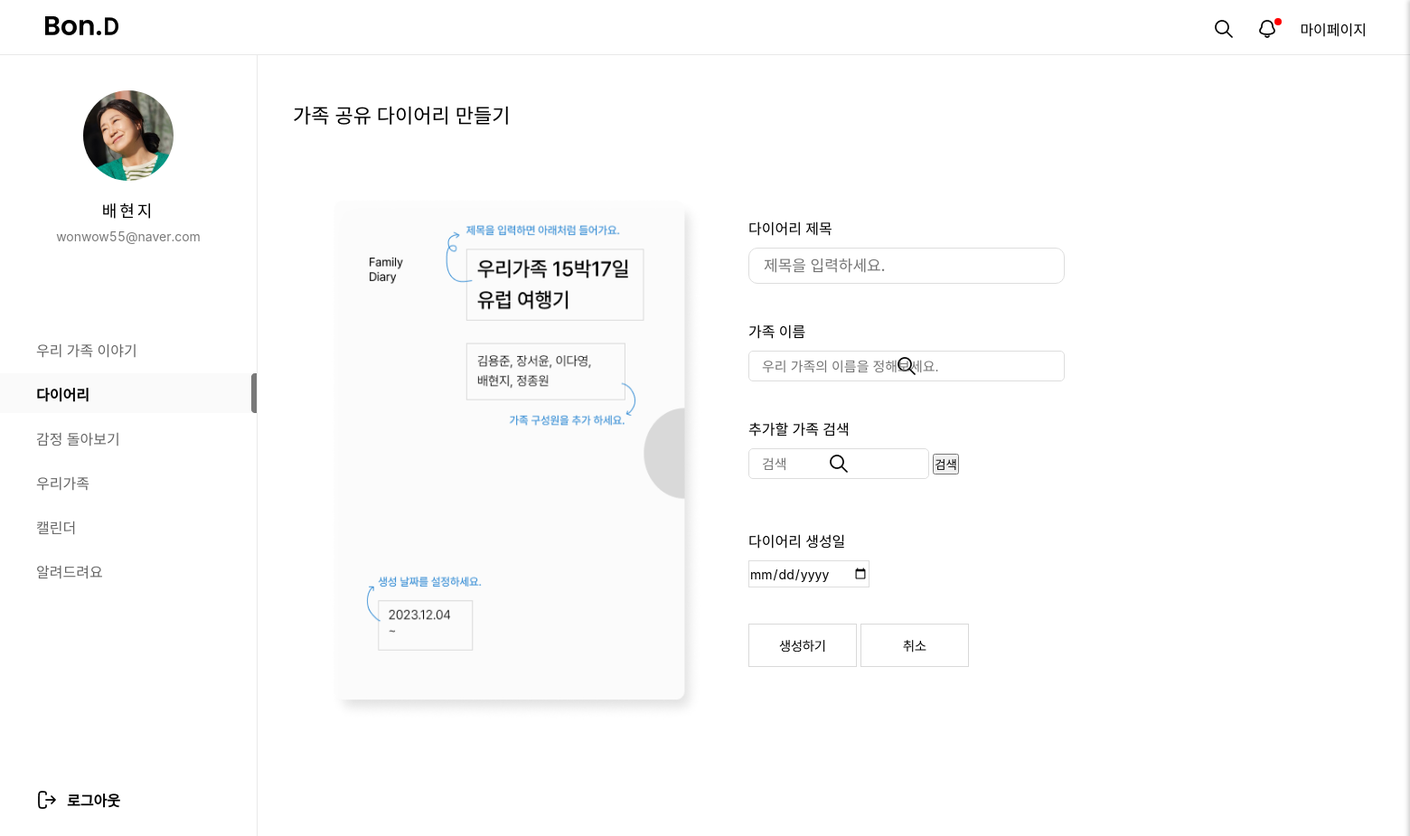
The page /diary/diaryMake/ (signed in) on the database its author committed.
### mypage/models.py (models this page shows, shortened)
class Img(models.Model):
  id = models.CharField(max_length=50, primary_key=True)  # 고유한 ID
  img = models.ImageField(upload_to='images/', null=True, blank=True, default='../static/images/calendar1/default_profile.png')  # 디폴트 이미지 설정

### loginpage/models.py (models this page shows, shortened)
class Member(models.Model):
  id = models.CharField(max_length=50,primary_key=True)
  pw = models.CharField(max_length=100)
  name = models.CharField(max_length=100)
  nicName = models.CharField(max_length=100,default='123')
  mail = models.EmailField(max_length=100)
  birthday = models.CharField(max_length=50)
  gender = models.CharField(max_length=10,choices=[('남자', '남자'), ('여자', '여자')])
  mdate = models.DateTimeField(auto_now=True)
  created_group = models.OneToOneField(
        'diary.GroupDiary',  # '앱이름.모델이름' 형식
        on_delete=models.SET_NULL,
        null=True,
        blank=True,
        related_name='creator'
    )
  joined_group = models.ForeignKey(
        'diary.GroupDiary',  # '앱이름.모델이름' 형식
        on_delete=models.SET_NULL,
        null=True,
        blank=True,
        related_name='members'
    )

### diary/views.py (the view, shortened to what this page needs)
# urls.py: path('diaryMake/', views.diaryMake, name="diaryMake"),
def diaryMake(request):
	if request.method == 'GET':
		qs_Member = Member.objects.all()
		id = request.session['session_id']
		my_info = Member.objects.filter(id=id).first()
		qb = Img.objects.filter(id=id).first()
		qs_createdDiary = GroupDiary.objects.filter(Q(member__id=id) & Q(role=1))
		if qs_createdDiary:
			context = {"gmsg":"0", 'info':my_info, 'qb':qb}
			return render(request,'diaryHome.html', context)
		else:
			context = {'members':qs_Member,"gmsg":"1", 'info':my_info, 'qb':qb}
			return render(request,'diaryMake.html', context)

### diary/models.py (called while the page is built)
  def __str__(self):
    return f"{self.gno},{self.member.id},{self.gtitle},{self.gName},{self.created_at}"

### diary/templates/diaryMake.html (shortened to what this page needs)
{% load static %}
<!DOCTYPE html>
<html lang="ko">
<head>
  <link rel="stylesheet" href="{% static '/css/diary/diary_make.css'%}">
  <link rel="stylesheet" href="{% static '/css/home/main.css'%}">
</head>
<body>
	<div id="top_nav">
		<h1><a href="/main/index/"></a></h1>
		<ul class="top_menu">
			<li><a id="searchBtn"><img src="/static/images/home/search_icon.png" alt=""></a></li>
			<li>
				<a id="notiBtn">
						<img src="/static/images/home/bell_off_icon.png" alt="">
						<span class="notification-dot"></span>
				</a>
		</li>
			<li><a href="/mypage/main/">마이페이지</a></li>
		</ul>
	</div>
<div id="gnb">
  <div id="user_profile">
    <div id="pimg">
      <img src="{{ qb.img.url }}" alt="" />
    </div>
    <p id="uName">{{info.name}}</p>
    <p id="uEmail">{{info.mail}}</p>
  </div>
  <nav id="menu">
    <ul>
      <a href="/main/index/"><li class="menu_item">우리 가족 이야기</li></a>
      <a href="/diary/diaryHome/"><li class="menu_item active">다이어리</li></a>
      <a href="/emotion/main/"><li class="menu_item">감정 돌아보기</li></a>
      <a href="/family1/fam/"><li class="menu_item">우리가족</li></a>
      <a href="/calendar1/cal/"><li class="menu_item">캘린더</li></a>
      <a href="/customer/"><li class="menu_item">알려드려요</li></a>
    </ul>
  </nav>
  <div id="logout">
    <a href="/main/logout/"><span>로그아웃</span></a>
  </div>
</div>
<div id="all_area">
  <div id="title_area">
    <p id="topTit">가족 공유 다이어리 만들기</p>
  </div>
  <div id="main_area">
    <div class="container">
      <img id="diaryImg" src="/static/images/diary/diaryMake.png" alt="Family Diary Background">
      <form action="" method="post" id="diaryFrm" name="diaryFrm">
        <div class="title_container">
          <div>
            <span>다이어리 제목</span>
          </div>
          <div>
            <input type="text" id="title" name='gtitle' class="title_input" placeholder="제목을 입력하세요." maxlength="20"></input>
          </div>
          <div id="groupName">
            <span>가족 이름</span><br>
            <div class="gName_container">
              <input type="text" id='gName' name="gName" class="familyName" placeholder="우리 가족의 이름을 정해보세요." maxlength="20">
            </div>
          </div>
          <div id="mem_search">
            <span>추가할 가족 검색</span><br>
            <div id="search_container">
              <input id="searchBar" class="searchBar" type="text" name="search" placeholder="검색">
              <button type="button">검색</button>
            </div>
          </div>
          <div id="date_search">
            <span>다이어리 생성일</span><br>
            <input type="date" id='gdate' name='created_at' class="date_input">
          </div>
          <div id="save_area">
            <button id="saveBtn" type='button'><img src="/static/images/diary/saveBtn.png" alt=""></button>
            <button id="cancelBtn" type='button'><img src="/static/images/diary/cancleBtn.png" alt=""></button>
          </div>
        </div>
      </form>
    </div>
  </div>
</body>
</html>

### static/css/diary/diary_make.css (style rules this page uses)
* { margin:0; padding:0; font-family: "Pretendard Variable", Pretendard, -apple-system, BlinkMacSystemFont, system-ui, Roboto, "Helvetica Neue", "Segoe UI", "Apple SD Gothic Neo", "Noto Sans KR", "Malgun Gothic", "Apple Color Emoji", "Segoe UI Emoji", "Segoe UI Symbol", sans-serif; font-variant-numeric: tabular-nums; }
a { text-decoration: none; color:inherit }
#all_area { width:1617px; height:1080px; margin-left:284px; }
#title_area { display: flex; width:1617px; height: 130px; padding-top: 60px; display: flex; }
#topTit { width: 500px; font-size: 22px; font-weight: 500; padding-top: 50px; padding-left: 40px; }
#main_area { position: relative; display: flex; width: 1617px; height: 700px; }
.container { display: flex; padding-left: 80px; padding-top: 30px; box-sizing: border-box; }
#diaryImg { width: 414px; height: 578px; }
.title_container { margin-top: 20px; margin-left: 50px; }
.title_input { width: 350px; height: 40px; border: 1px solid #DDDDDD; border-radius: 10px; background: transparent; font-size: 17px; font-weight: 500; padding: 0 16px; box-sizing: border-box; outline: none; z-index: 10; margin-top: 10px; }
#groupName { margin-top: 40px; }
.gName_container { display: flex; align-items: center; justify-content: center; gap: 10px; }
.familyName { flex: 1; width: 200px; height: 34px; padding: 14px 14px; box-sizing: border-box; font-size: 15px; border: 1px solid #DDDDDD; border-radius: 5px; background: url('/diary_make/images/search.png') no-repeat; background-position: center; margin-top: 10px; }
#mem_search { margin-top: 40px; }
.searchBar { flex: 1; width: 200px; height: 34px; padding: 14px 14px; box-sizing: border-box; font-size: 15px; border: 1px solid #DDDDDD; border-radius: 5px; background: url('/diary_make/images/search.png') no-repeat; background-position: center; margin-top: 10px; }
#date_search { margin-top: 40px; }
.date_input { height: 28px; margin-top: 10px; border: 1px solid #DDDDDD; font-size: 14px; }
#save_area { margin-top: 40px; }
#save_area button { background: none; border: none; cursor: pointer; }

### static/css/home/main.css (style rules this page uses)
* { margin: 0; padding: 0; font-family: "Pretendard Variable", Pretendard, -apple-system, BlinkMacSystemFont, system-ui, Roboto, "Helvetica Neue", "Segoe UI", "Apple SD Gothic Neo", "Noto Sans KR", "Malgun Gothic", "Apple Color Emoji", "Segoe UI Emoji", "Segoe UI Symbol", sans-serif; }
button { cursor: pointer; }
a { text-decoration: none; color: inherit; cursor: pointer; }
ol, ul { list-style: none; }
#top_nav { width: 100%; height: 60px; background: #fff; border-bottom: 1px solid #E9E9E9; position: fixed; z-index: 1000; }
#gnb { width: 284px; height: 100%; overflow-y: auto; position: fixed; top : 60px; border-right: 1px solid #E9E9E9; background: #fff; }
#user_profile { width: 284px; height: 264px; text-align: center; }
#uName { font-size: 18px; font-weight: 500; letter-spacing: 3px; line-height: 21px; margin-top:23px }
#uEmail { font-size: 14px; font-weight: 400; line-height: 17px; color: #797979; margin-top:9px }
#pimg { width: 100px; height: 100px; border-radius: 100%; overflow: hidden; margin: 40px auto 0; }
#pimg img { width: 100%; height: 100%; object-fit: cover; }
#menu ul { list-style: none; padding-left: 0; margin-bottom: 220px; }
#menu ul li { height: 44px; padding: 11px 0 11px 40px; margin-bottom: 5px; box-sizing: border-box; transition: background-color 0.3s, color 0.3s; }
.menu_item { font-size: 16px; font-weight: 400; color: #666; }
.menu_item.active { font-size: 16px; font-weight: 600; color: #000; background-color: #FAFAFA; background-image: url(../../images/home/menu_bar.png); background-repeat: no-repeat; background-position: right center; }
#logout { font-size: 16px; font-weight: 600; margin-left: 40px; background-image: url(../../images/home/logout_icon.png); background-repeat: no-repeat; background-position: left center; }
#logout span { margin-left: 34px; }
#top_nav>h1 { width: 81px; height: 24px; background: url('../../images/home/logo_sample.png') no-repeat; position: absolute; left:50px; top:18px; }
.top_menu { display: flex; gap: 24px; justify-content: flex-end; margin-right: 48px; padding-top: 20px; box-sizing: border-box; }
#notiBtn { position: relative; }
.notification-dot { position: absolute; top: -8px; right: -4px; width: 8px; height: 8px; background-color: red; border-radius: 50%; display: none; }

### rows shown on the page
Img: img (picture)
Member: name "배현지", mail "wonwow55@naver.com"
